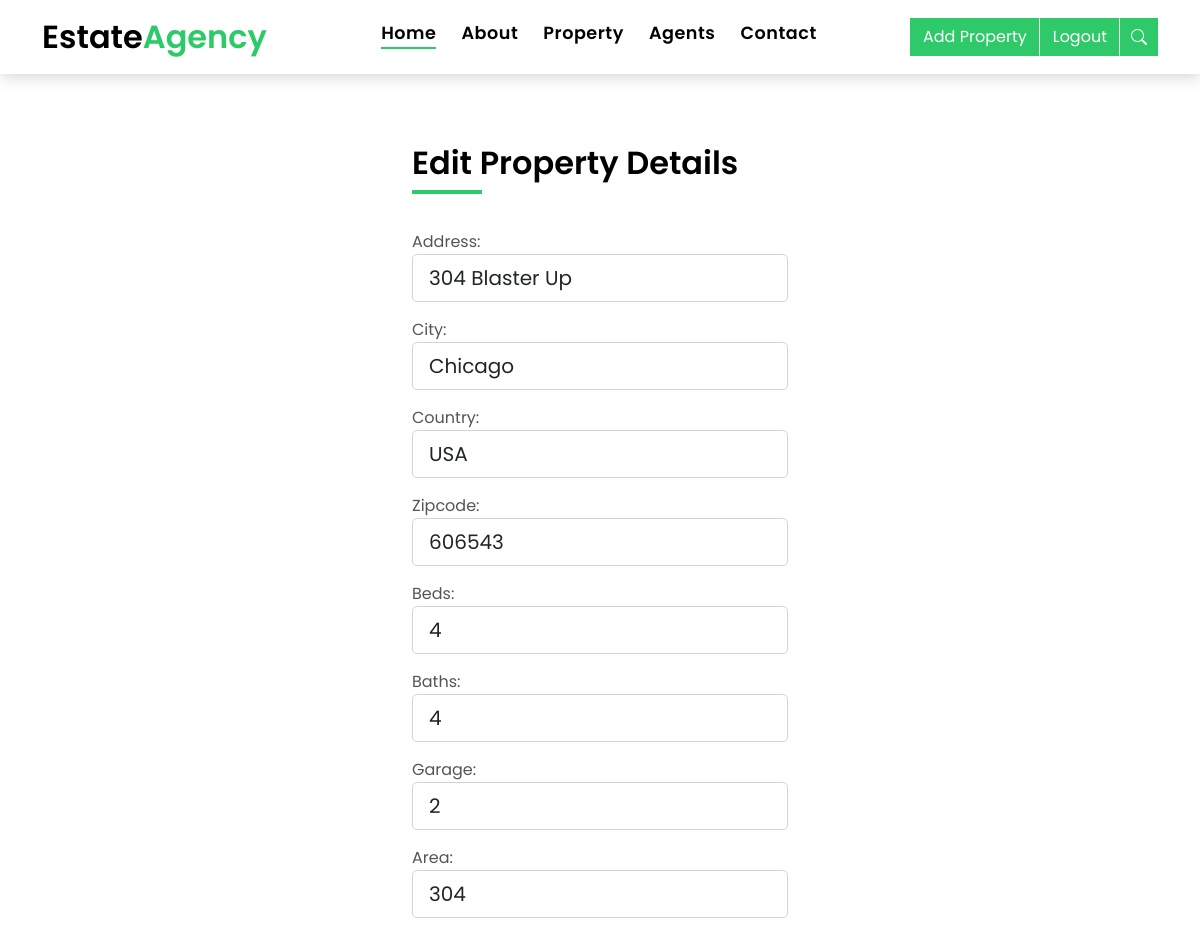
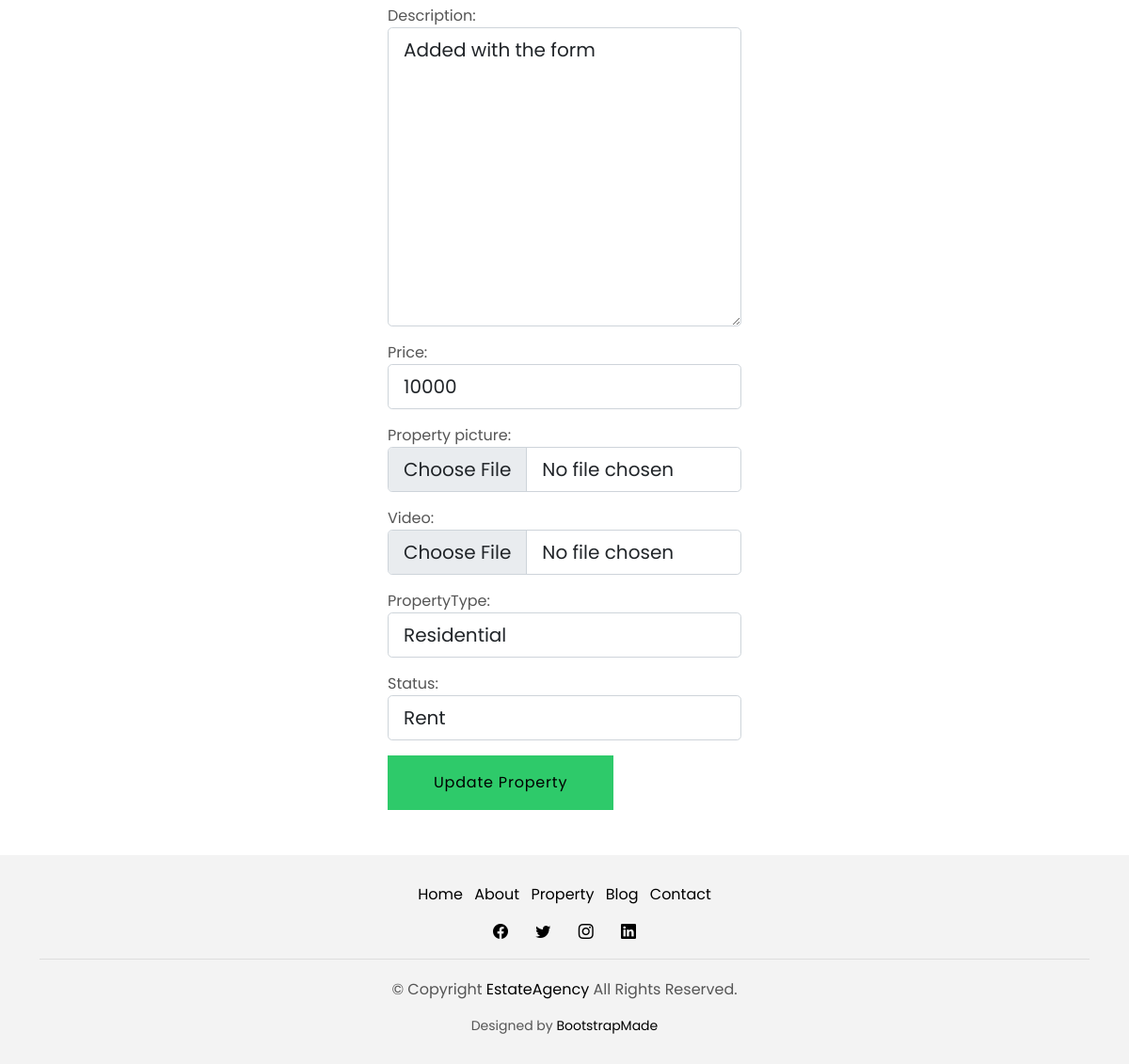
The page /properties/304-blaster-up/update/ (signed in) on the database its author committed (2 pictures, top to bottom).
### properties/models.py (models this page shows, shortened)
class Property(models.Model):
    class Meta:
        verbose_name_plural = 'Properties'
    class PropertyType(models.TextChoices):
        AGRICULTURAL = 'agricultural', 'Agricultural'
        COMMERCIAL = 'commercial', 'Commercial'
        INDUSTRIAL = 'industrial', 'Industrial'
        RESIDENTIAL = 'residential', 'Residential'
        SPECIAL_USE = 'special use', 'Special Use'
    class Status(models.TextChoices):
        RENT = 'rent', 'Rent'
        SALE = 'sale', 'Sale'
    agent = models.ForeignKey(
        Agent, on_delete=models.CASCADE, null=True)
    address = models.CharField(max_length=200, unique=True)
    city = models.CharField(max_length=10)
    country = models.CharField(max_length=10)
    zipcode = models.CharField(max_length=10)
    description = models.TextField()
    price = models.CharField(max_length=20)
    beds = models.IntegerField()
    baths = models.IntegerField()
    garage = models.IntegerField()
    area = models.IntegerField()
    property_picture = models.ImageField(upload_to='images/property_images')
    video = models.FileField(
        upload_to='videos/property_videos/', null=True, blank=True)
    property_type = models.CharField(
        'PropertyType', max_length=30, choices=PropertyType.choices, default=PropertyType.RESIDENTIAL)
    status = models.CharField('Status', max_length=10,
                              choices=Status.choices, default=Status.SALE)
    slug = AutoSlugField(unique=True, always_update=True,
                         populate_from='address')
    date_created = models.DateTimeField(auto_now_add=True)
    date_modified = models.DateTimeField(auto_now=True)

### properties/views.py (the view)
# urls.py: path('<slug:slug>/update/', views.property_update_view, name='property-update'),
@login_required(login_url='accounts:login')
def property_update_view(request, slug):
    property = Property.objects.get(slug=slug)
    property_form = PropertyForm(instance=property)
    if request.user != property.agent.user:
        return HttpResponseForbidden(f'<p>Not allowed. You are not authenticated as {property.agent.user}</p><a href="/agents/">Go back to agent list</a>')
    if request.method == 'POST':
        property_form = PropertyForm(
            request.POST, request.FILES, instance=property)
        if property_form.is_valid():
            new_property = property_form.save()
            return redirect('properties:property-detail', new_property.slug)
    context = {
        'property_form': property_form,
    }
    return render(request, 'properties/property-update.html', context)

### templates/properties/property-update.html (shortened to what this page needs)
{% extends '../base.html' %}
{% block content %}
<main id="main">
  <section class="intro-single">
    <div class="container col-sm-8 col-md-4">
      <div class="title-box-d py-4 mx-auto">
        <h3 class="title-d">Edit Property Details</h3>
      </div>
      <div class="row">
        <form action="" method="post" enctype="multipart/form-data">
          {{ property_form.as_p }}
          <div class="col-md-12">
            <button type="submit" class="btn btn-b">Update Property</button>
          </div>
        </form>
      </div>
    </div>
  </section>
</main>
{% endblock content %}

### static/css/style.css (style rules this page uses)
body { font-family: 'Poppins', sans-serif; color: #555555; }
h1, h2, h3, h4, h5, h6 { color: #000000; }
.title-box-d { padding-bottom: 1.8rem; margin-bottom: 1rem; position: relative; }
.title-box-d .title-d { font-weight: 600; font-size: 2rem; }
.title-box-d .title-d:after { content: ''; position: absolute; width: 70px; height: 4px; background-color: #2eca6a; bottom: 20px; left: 0; }
.btn { transition: 0.5s ease; }
.btn.btn-a, .btn.btn-b { border-radius: 0; padding: 1rem 3rem; letter-spacing: 0.05rem; }
.btn.btn-b { background-color: #2eca6a; color: #000000; }
.intro-single { padding: 6rem 0 3rem; }

### rows shown on the page
Property: address "304 Blaster Up", city "Chicago", country "USA", zipcode "606543", beds "4", baths "4", garage "2", area "304", description "Added with the form", price "10000", property_type "Residential", status "Rent"
